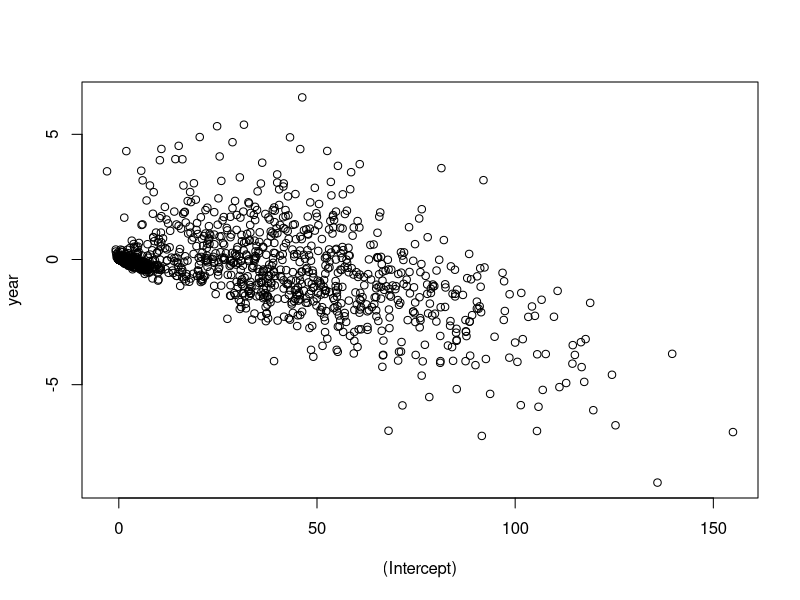
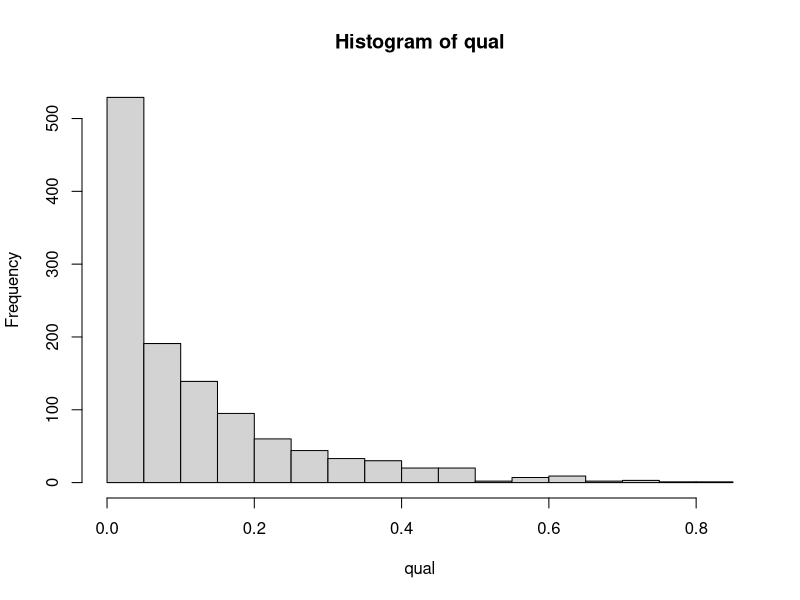

R code for these plots, in order:
library(plyr)


### Name: dlply
### Title: Split data frame, apply function, and return results in a list.
### Aliases: dlply
### Keywords: manip

### ** Examples

linmod <- function(df) {
  lm(rbi ~ year, data = mutate(df, year = year - min(year)))
}
models <- dlply(baseball, .(id), linmod)
models[[1]]

coef <- ldply(models, coef)
with(coef, plot(`(Intercept)`, year))
qual <- laply(models, function(mod) summary(mod)$r.squared)
hist(qual)
